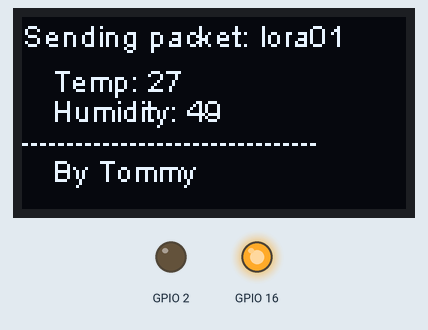
A sketch run on a simulated ESP32. Parts: 128×64 one-colour display, output pins drawn as LEDs (lit = HIGH). Random numbers use the default seed unless the sketch sets one; no radio packets arrive unless stated; what the sketch prints to the serial monitor is not drawn.

Above: at 3.1 s.
At 6.1 s:
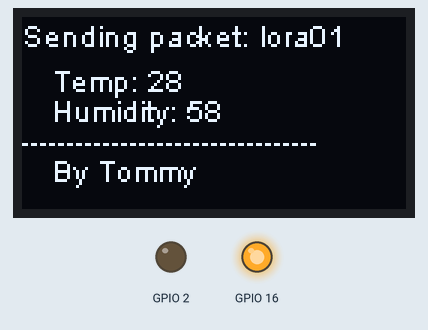
At 9.1 s:
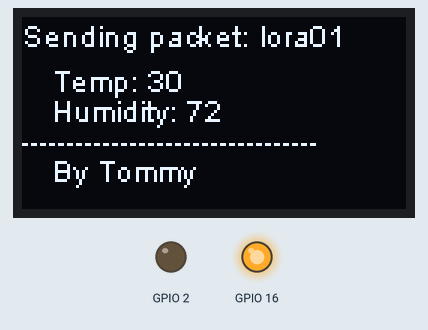
At 18.1 s:
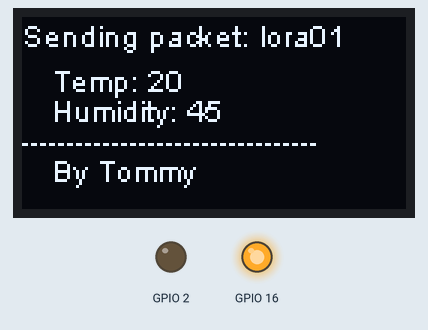
At 24.1 s:
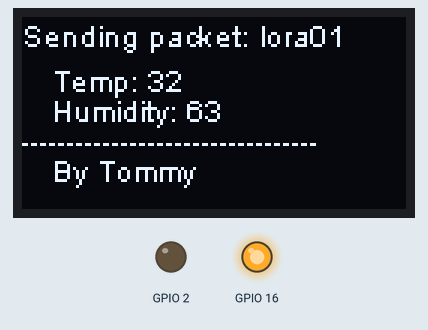
At 36.2 s:
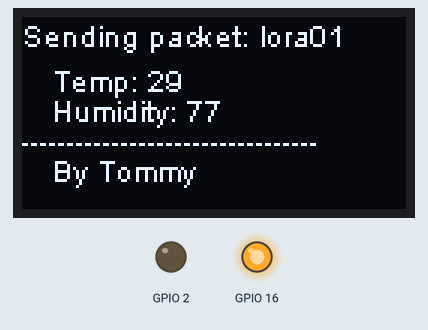

The sketch:

LoRaNode_T2.ino
```cpp
/*
  LoRaMaster Send data to UDP Server
  code.tommy.com
  coder : tommy
  created : 2019.Aug.19
  BAND 433E6, 868E6
  #V100
  #V101 Add EnCrypt DeCrypt
*/

#include <SPI.h>
#include <LoRa.h>
#include <Wire.h>
#include "SSD1306.h"

#define SCK     5    // GPIO5  -- SX1278's SCK
#define MISO    19   // GPIO19 -- SX1278's MISnO
#define MOSI    27   // GPIO27 -- SX1278's MOSI
#define SS      18   // GPIO18 -- SX1278's CS
#define RST     14   // GPIO14 -- SX1278's RESET
#define DI0     26   // GPIO26 -- SX1278's IRQ(Interrupt Request)
#define BAND  868E6

SSD1306 display(0x3c, 4, 15);

String nodeKey = "*&|";
String nodeNo = "lora01";

const long intval = 3;  /* set delay loop second */
unsigned long prevms = 0;

/*---------Start Base 64 Script---------*/
const char PROGMEM b64_alphabet[] = "ABCDEFGHIJKLMNOPQRSTUVWXYZ"
                                    "abcdefghijklmnopqrstuvwxyz"
                                    "0123456789+/";

/* 'Private' declarations */
inline void a3_to_a4(unsigned char * a4, unsigned char * a3);
inline void a4_to_a3(unsigned char * a3, unsigned char * a4);
inline unsigned char b64_lookup(char c);

int base64_encode(char *output, char *input, int inputLen) {
  int i = 0, j = 0;
  int encLen = 0;
  unsigned char a3[3];
  unsigned char a4[4];

  while (inputLen--) {
    a3[i++] = *(input++);
    if (i == 3) {
      a3_to_a4(a4, a3);

      for (i = 0; i < 4; i++) {
        output[encLen++] = pgm_read_byte(&b64_alphabet[a4[i]]);
      }

      i = 0;
    }
  }

  if (i) {
    for (j = i; j < 3; j++) {
      a3[j] = '\0';
    }

    a3_to_a4(a4, a3);

    for (j = 0; j < i + 1; j++) {
      output[encLen++] = pgm_read_byte(&b64_alphabet[a4[j]]);
    }

    while ((i++ < 3)) {
      output[encLen++] = '=';
    }
  }
  output[encLen] = '\0';
  return encLen;
}

int base64_decode(char * output, char * input, int inputLen) {
  int i = 0, j = 0;
  int decLen = 0;
  unsigned char a3[3];
  unsigned char a4[4];


  while (inputLen--) {
    if (*input == '=') {
      break;
    }

    a4[i++] = *(input++);
    if (i == 4) {
      for (i = 0; i < 4; i++) {
        a4[i] = b64_lookup(a4[i]);
      }

      a4_to_a3(a3, a4);

      for (i = 0; i < 3; i++) {
        output[decLen++] = a3[i];
      }
      i = 0;
    }
  }

  if (i) {
    for (j = i; j < 4; j++) {
      a4[j] = '\0';
    }

    for (j = 0; j < 4; j++) {
      a4[j] = b64_lookup(a4[j]);
    }

    a4_to_a3(a3, a4);

    for (j = 0; j < i - 1; j++) {
      output[decLen++] = a3[j];
    }
  }
  output[decLen] = '\0';
  return decLen;
}

int base64_enc_len(int plainLen) {
  int n = plainLen;
  return (n + 2 - ((n + 2) % 3)) / 3 * 4;
}

int base64_dec_len(char * input, int inputLen) {
  int i = 0;
  int numEq = 0;
  for (i = inputLen - 1; input[i] == '='; i--) {
    numEq++;
  }

  return ((6 * inputLen) / 8) - numEq;
}

inline void a3_to_a4(unsigned char * a4, unsigned char * a3) {
  a4[0] = (a3[0] & 0xfc) >> 2;
  a4[1] = ((a3[0] & 0x03) << 4) + ((a3[1] & 0xf0) >> 4);
  a4[2] = ((a3[1] & 0x0f) << 2) + ((a3[2] & 0xc0) >> 6);
  a4[3] = (a3[2] & 0x3f);
}

inline void a4_to_a3(unsigned char * a3, unsigned char * a4) {
  a3[0] = (a4[0] << 2) + ((a4[1] & 0x30) >> 4);
  a3[1] = ((a4[1] & 0xf) << 4) + ((a4[2] & 0x3c) >> 2);
  a3[2] = ((a4[2] & 0x3) << 6) + a4[3];
}

inline unsigned char b64_lookup(char c) {
  if (c >= 'A' && c <= 'Z') return c - 'A';
  if (c >= 'a' && c <= 'z') return c - 71;
  if (c >= '0' && c <= '9') return c + 4;
  if (c == '+') return 62;
  if (c == '/') return 63;
  return -1;
}
/*---------Start Base 64 End---------*/

void setup() {
  pinMode(16, OUTPUT);
  pinMode(2, OUTPUT);

  digitalWrite(16, LOW);    // set GPIO16 low to reset OLED
  delay(50);
  digitalWrite(16, HIGH); // while OLED is running, must set GPIO16 in high

  Serial.begin(115200);
  while (!Serial);
  Serial.println();
  Serial.println("LoRa Sender Test");

  SPI.begin(SCK, MISO, MOSI, SS);
  LoRa.setPins(SS, RST, DI0);
  if (!LoRa.begin(BAND)) {
    Serial.println("Starting LoRa failed!");
    while (1);
  }
  Serial.println("init ok");
  display.init();
  display.flipScreenVertically();
  display.setFont(ArialMT_Plain_10);

  prevms = millis();
  delay(1500);

}

int t, h;
void loop() {
  unsigned long curms = millis();
  if (curms - prevms >= intval * 1000) {
    t = random(20, 35);
    h = random(40, 80);
    display.clear();
    display.setTextAlignment(TEXT_ALIGN_LEFT);
    display.setFont(ArialMT_Plain_10);
    display.drawString(0, 0, "Sending packet: " + nodeNo);
    display.drawString(10, 15, "Temp: " + String(t));
    display.drawString(10, 25, "Humidity: " + String(h));
    display.drawString(0, 35, "---------------------------------");
    display.drawString(10, 45, "By Tommy");
    display.display();

    // send packet
    String strText = nodeKey + "|" + nodeNo + "|" + String(t) + "|" + String(h);
    // encrypt the data
    char buf[strText.length() + 1];
    String bufStr = strText;
    snprintf( buf, sizeof(buf), "%s", bufStr.c_str() );
    int inputLen = sizeof(buf);
    int encodedLen = base64_enc_len(inputLen);
    char encoded[encodedLen];
    base64_encode(encoded, buf, inputLen);
    //---Debug--->>
    Serial.println(encoded);
    ////////
    LoRa.beginPacket();
    LoRa.print(encoded);
    LoRa.endPacket();
    prevms = curms;
  }
}
```

Measured:
- what the display in image 0 shows lasts 3.0 s, from 3.1 s to 6.1 s
